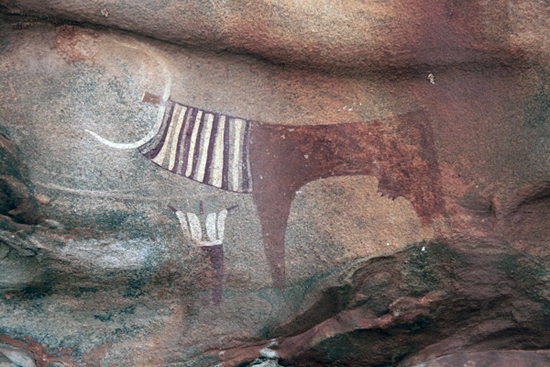
#> input picture Python-2.7.3/coref/staging/coref/media/images/kkuva/lasgeel-IMG_9795.jpg, 550 x 367 px
$ python pilprint.py ../../coref/staging/coref/media/images/kkuva/lasgeel-IMG_9795.jpg   (Python 2 division)
#> lines starting #> are read from the running program, lines starting #| are printed output that depends on the picture
#!/home/mnyman/.pythonbrew/venvs/Python-2.7.3/sumu/bin/python
#
# The Python Imaging Library.
# $Id$
#
# print image files to postscript printer
#
# History:
# 0.1   1996-04-20 fl   Created
# 0.2   1996-10-04 fl   Use draft mode when converting.
# 0.3   2003-05-06 fl   Fixed a typo or two.
#

VERSION = "pilprint 0.3/2003-05-05"

from PIL import Image
from PIL import PSDraw

letter = ( 1.0*72, 1.0*72, 7.5*72, 10.0*72 )

def description(file, image):
    import os
    title = os.path.splitext(os.path.split(file)[1])[0]
    format = " (%dx%d "
    if image.format:
        format = " (" + image.format + " %dx%d "
    return title + format % image.size + image.mode + ")"

import getopt, os, sys

if len(sys.argv) == 1:
    print "PIL Print 0.2a1/96-10-04 -- print image files"
    print "Usage: pilprint files..."
    print "Options:"
    print "  -c            colour printer (default is monochrome)"
    print "  -p            print via lpr (default is stdout)"
    print "  -P <printer>  same as -p but use given printer"
    sys.exit(1)

try:
    opt, argv = getopt.getopt(sys.argv[1:], "cdpP:")
except getopt.error, v:
    print v
    sys.exit(1)

printer = None # print to stdout
monochrome = 1 # reduce file size for most common case

for o, a in opt:
    if o == "-d":
        # debug: show available drivers
        Image.init()
        print Image.ID
        sys.exit(1)
    elif o == "-c":
        # colour printer
        monochrome = 0
    elif o == "-p":
        # default printer channel
        printer = "lpr"
    elif o == "-P":
        # printer channel
        printer = "lpr -P%s" % a

for file in argv:
    try:

        im = Image.open(file)
#> im is the input picture: PIL image 550x367 RGB; mean R, G, B 118.9, 106.4, 102.9

        title = description(file, im)
#> title = 'lasgeel-IMG_9795 (JPEG 550x367 RGB)'

        if monochrome and im.mode not in ["1", "L"]:
            im.draft("L", im.size)
            im = im.convert("L")
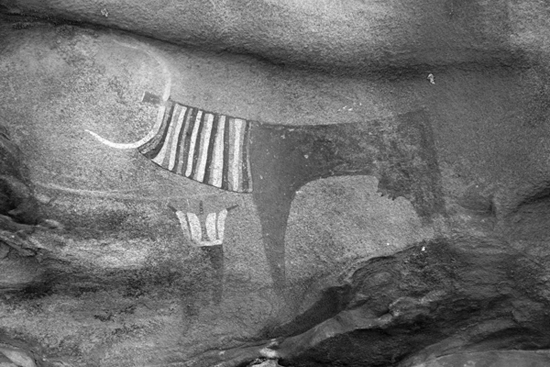
#> im: PIL image 550x367 L; min 0, max 255, mean 109.7

        if printer:
            fp = os.popen(printer, "w")
        else:
            fp = sys.stdout

        ps = PSDraw.PSDraw(fp)

        ps.begin_document()
        ps.setfont("Helvetica-Narrow-Bold", 18)
        ps.text((letter[0], letter[3]+24), title)
        ps.setfont("Helvetica-Narrow-Bold", 8)
        ps.text((letter[0], letter[1]-30), VERSION)
        ps.image(letter, im)
        ps.end_document()

    except:
        print "cannot print image",
        print "(%s:%s)" % (sys.exc_type, sys.exc_value)
